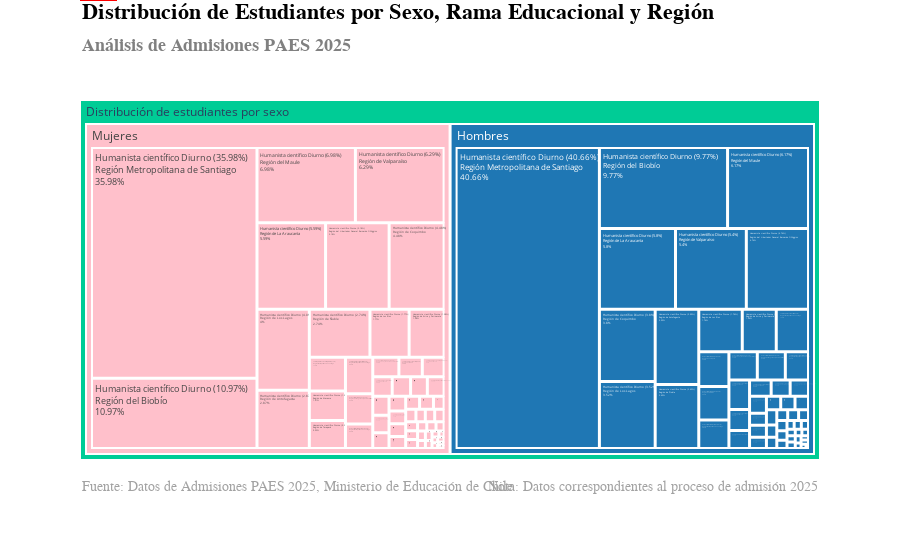

The cell this chart's notebook holds for it:
### Code cell
import pandas as pd
import plotly.express as px
import plotly.graph_objects as go

# Cargar los datos
def cargar_datos(file: str) -> pd.DataFrame:
    return pd.read_csv(file)

# Ruta del archivo CSV
file_path = 'C:/Users/BS/Documents/PAES2025_Admissions_Analysis/data/processed/cleaned_admissions_data_2025.csv'
data = cargar_datos(file_path)

data['sexo'] = data['sexo'].map({1: 'Hombres', 2: 'Mujeres'})

# Definir el mapa de las ramas educacionales
rama_educacional_mapping = {
    'H1': 'Humanista científico Diurno',
    'H2': 'Humanista científico Nocturno',
    'H3': 'Humanista científico - validación de estudios',
    'H4': 'Humanista científico - Reconocimiento de estudios',
    'T1': 'Técnico profesional comercial',
    'T2': 'Técnico profesional Industrial',
    'T3': 'Técnico profesional Servicios y técnica',
    'T4': 'Técnico profesional agrícola',
    'T5': 'Técnico profesional Marítima'
}
data['rama_educacional'] = data['rama_educacional'].map(rama_educacional_mapping)

# Definir el mapa de las regiones
region_mapping = {
    15: 'Región de Arica y Parinacota',
    1: 'Región de Tarapacá',
    2: 'Región de Antofagasta',
    3: 'Región de Atacama',
    4: 'Región de Coquimbo',
    5: 'Región de Valparaíso',
    13: 'Región Metropolitana de Santiago',
    6: 'Región del Libertador General Bernardo O\'Higgins',
    7: 'Región del Maule',
    16: 'Región de Ñuble',
    8: 'Región del Biobío',
    9: 'Región de La Araucanía',
    14: 'Región de Los Ríos',
    10: 'Región de Los Lagos',
    11: 'Región de Aysén del General Carlos Ibáñez del Campo',
    12: 'Región de Magallanes y de la Antártica Chilena'
}
data['codigo_region'] = data['codigo_region'].map(region_mapping)

# Calcular la distribución
def calcular_distribucion(data: pd.DataFrame) -> pd.DataFrame:
    distribution = data.groupby(['sexo', 'rama_educacional', 'codigo_region']).size().reset_index(name='count')
    total_by_sex = distribution.groupby('sexo')['count'].transform('sum')
    distribution['percentage'] = round((distribution['count'] / total_by_sex) * 100, 2)
    distribution['label_with_percentage'] = (distribution['rama_educacional'] + ' (' 
                                             + distribution['percentage'].astype(str) + '%)<br>' 
                                             + distribution['codigo_region'])
    distribution['general_label'] = 'Distribución de estudiantes por sexo'
    return distribution

distribution = calcular_distribucion(data)

# Crear el treemap
def crear_treemap(distribution: pd.DataFrame) -> None:
    color_map = {
        'Hombres': '#1f77b4',  # Azul para hombres
        'Mujeres': 'pink'       # Rosa para mujeres
    }
    fig = px.treemap(distribution, 
                     path=['general_label', 'sexo', 'label_with_percentage'], 
                     values='percentage', 
                     color='sexo', 
                     color_discrete_map=color_map,
                     title='',  # El título se manejará en las anotaciones
                     labels={'percentage': 'Porcentaje'},
                     hover_data={'count': True})
    
    # Ajustar el margen para hacer espacio para el texto superior
    fig.update_layout(
        margin=dict(t=100, b=100),  # Margen superior e inferior
        annotations=[
            # Título principal
            dict(
                x=0, y=1.28,  # Subir el título más arriba
                text="<b>Distribución de Estudiantes por Sexo, Rama Educacional y Región</b>",  # Texto del título en negrita
                showarrow=False,
                font=dict(size=22, color="black", family="Econ Sans Cnd"),
                xref="paper", yref="paper",
                xanchor="left", yanchor="top"
            ),
            # Subtítulo
            dict(
                x=0, y=1.18,  # Bajar el subtítulo más abajo
                text="<b>Análisis de Admisiones PAES 2025</b>",  # Texto del subtítulo en negrita
                showarrow=False,
                font=dict(size=18, color="gray", family="Econ Sans Cnd"),
                xref="paper", yref="paper",
                xanchor="left", yanchor="top"
            ),
            # Fuente y anotaciones inferiores usando la fuente solicitada
            dict(
                x=0, y=-0.1,
                text='Fuente: Datos de Admisiones PAES 2025, Ministerio de Educación de Chile',  # Anotación inferior izquierda
                showarrow=False,
                font=dict(size=14, color="#a2a2a2", family="Econ Sans Cnd"),  # Usa la fuente solicitada
                xref="paper", yref="paper",
                xanchor="left", yanchor="bottom"
            ),
            dict(
                x=1, y=-0.1,
                text="Nota: Datos correspondientes al proceso de admisión 2025",  # Anotación inferior derecha
                showarrow=False,
                font=dict(size=14, color="#a2a2a2", family="Econ Sans Cnd"),  # Usa la fuente solicitada
                xref="paper", yref="paper",
                xanchor="right", yanchor="bottom"
            )
        ],
        shapes=[
            # Línea horizontal en la parte superior
            dict(
                type="line",
                x0=0, y0=1.3, x1=1, y1=1.3,  # Subir la línea más arriba
                line=dict(color="red", width=3),
                xref="paper", yref="paper"
            ),
            # Rectángulo en la parte superior izquierda
            dict(
                type="rect",
                x0=0, y0=1.275, x1=0.05, y1=1.3,  # Subir el rectángulo más arriba
                line=dict(color="red", width=0),
                fillcolor="red",
                xref="paper", yref="paper"
            )
        ]
    )
    
    # Ajustar el tamaño mínimo de los rectángulos y usar el algoritmo "squarify"
    fig.update_traces(marker=dict(line=dict(width=2)),
                      textinfo='label+text+value',
                      textfont_size=12,
                      texttemplate='%{label}<br>%{value}%',
                      tiling=dict(pad=1, squarifyratio=1.0))
    
    fig.show()

# Crear el gráfico
crear_treemap(distribution)

### Figure 1 — Plotly figure (JSON) as saved in the notebook; plotly's stock layout.template omitted (floating-point values rounded to 4 significant figures; data arrays with more than 128 entries replaced by an {"elided": "..."} marker saying what was removed)
{"data": [{"branchvalues": "total", "customdata": {"elided": "114x2 mixed values"}, "domain": {"x": [0, 1], "y": [0, 1]}, "hovertemplate": "labels=%{label}<br>Porcentaje=%{value}<br>parent=%{parent}<br>id=%{id}<br>count=%{customdata[0]}<br>sexo=%{customdata[1]}<extra></extra>", "ids": ["Distribución de estudiantes por sexo/Mujeres/Humanista científico Diurno (0.48%)<br>Región de Aysén del General Carlos Ibáñez del Campo", "Distribución de estudiantes por sexo/Mujeres/Humanista científico Diurno (6.98%)<br>Región del Maule", "Distribución de estudiantes por sexo/Hombres/Humanista científico Diurno (9.77%)<br>Región del Biobío", "Distribución de estudiantes por sexo/Mujeres/Humanista científico Nocturno (0.02%)<br>Región del Libertador General Bernardo O'Higgins", "Distribución de estudiantes por sexo/Mujeres/Humanista científico Nocturno (0.03%)<br>Región de Coquimbo", "Distribución de estudiantes por sexo/Hombres/Humanista científico Nocturno (0.05%)<br>Región de Coquimbo", "Distribución de estudiantes por sexo/Mujeres/Humanista científico Nocturno (0.06%)<br>Región de Los Lagos", "Distribución de estudiantes por sexo/Hombres/Humanista científico Nocturno (0.08%)<br>Región del Libertador General Bernardo O'Higgins", "Distribución de estudiantes por sexo/Hombres/Humanista científico Nocturno (0.1%)<br>Región de La Araucanía", "Distribución de estudiantes por sexo/Hombres/Humanista científico Nocturno (0.1%)<br>Región de Los Lagos", "Distribución de estudiantes por sexo/Mujeres/Humanista científico Nocturno (0.1%)<br>Región del Biobío", "Distribución de estudiantes por sexo/Hombres/Humanista científico Nocturno (0.12%)<br>Región del Biobío", "Distribución de estudiantes por sexo/Mujeres/Humanista científico Diurno (6.29%)<br>Región de Valparaíso", "Distribución de estudiantes por sexo/Mujeres/Humanista científico Nocturno (0.63%)<br>Región Metropolitana de Santiago", "Distribución de estudiantes por sexo/Mujeres/Técnico profesional Industrial (0.03%)<br>Región de La Araucanía", "Distribución de estudiantes por sexo/Mujeres/Técnico profesional Industrial (0.04%)<br>Región de Los Lagos", "Distribución de estudiantes por sexo/Mujeres/Técnico profesional Industrial (0.05%)<br>Región de Coquimbo", "Distribución de estudiantes por sexo/Mujeres/Técnico profesional Industrial (0.1%)<br>Región de Valparaíso", "Distribución de estudiantes por sexo/Mujeres/Técnico profesional Industrial (0.1%)<br>Región del Biobío", "Distribución de estudiantes por sexo/Mujeres/Técnico profesional Industrial (0.11%)<br>Región de Antofagasta", "Distribución de estudiantes por sexo/Mujeres/Técnico profesional Industrial (0.11%)<br>Región de Atacama", "Distribución de estudiantes por sexo/Mujeres/Técnico profesional Industrial (0.17%)<br>Región del Maule", "Distribución de estudiantes por sexo/Hombres/Técnico profesional Industrial (0.18%)<br>Región de La Araucanía", "Distribución de estudiantes por sexo/Hombres/Técnico profesional Industrial (0.18%)<br>Región de Los Lagos", "Distribución de estudiantes por sexo/Hombres/Técnico profesional Industrial (0.19%)<br>Región de Atacama", "Distribución de estudiantes por sexo/Hombres/Humanista científico Nocturno (0.81%)<br>Región Metropolitana de Santiago", "Distribución de estudiantes por sexo/Hombres/Humanista científico Diurno (6.17%)<br>Región del Maule", "Distribución de estudiantes por sexo/Mujeres/Humanista científico Nocturno (0.11%)<br>Región de La Araucanía", "Distribución de estudiantes por sexo/Mujeres/Humanista científico Diurno (5.59%)<br>Región de La Araucanía", "Distribución de estudiantes por sexo/Hombres/Humanista científico Diurno (5.8%)<br>Región de La Araucanía", "Distribución de estudiantes por sexo/Hombres/Humanista científico Diurno (0.76%)<br>Región de Aysén del General Carlos Ibáñez del Campo", "Distribución de estudiantes por sexo/Mujeres/Humanista científico Diurno (0.78%)<br>Región de Magallanes y de la Antártica Chilena", "Distribución de estudiantes por sexo/Hombres/Humanista científico Diurno (0.95%)<br>Región de Atacama", "Distribución de estudiantes por sexo/Mujeres/Humanista científico Diurno (0.95%)<br>Región de Tarapacá", "Distribución de estudiantes por sexo/Hombres/Humanista científico Diurno (0.99%)<br>Región de Tarapacá", "Distribución de estudiantes por sexo/Mujeres/Humanista científico Diurno (1.01%)<br>Región de Atacama", "Distribución de estudiantes por sexo/Hombres/Humanista científico Diurno (1.36%)<br>Región de Arica y Parinacota", "Distribución de estudiantes por sexo/Mujeres/Humanista científico Diurno (1.58%)<br>Región de Arica y Parinacota", "Distribución de estudiantes por sexo/Hombres/Humanista científico Diurno (1.74%)<br>Región de Los Ríos", "Distribución de estudiantes por sexo/Mujeres/Humanista científico Diurno (1.77%)<br>Región de Los Ríos", "Distribución de estudiantes por sexo/Mujeres/Humanista científico Diurno (10.97%)<br>Región del Biobío", "Distribución de estudiantes por sexo/Hombres/Humanista científico Diurno (2.63%)<br>Región de Ñuble", "Distribución de estudiantes por sexo/Hombres/Humanista científico Diurno (0.75%)<br>Región de Magallanes y de la Antártica Chilena", "Distribución de estudiantes por sexo/Hombres/Humanista científico Diurno (4.74%)<br>Región del Libertador General Bernardo O'Higgins", "Distribución de estudiantes por sexo/Mujeres/Humanista científico Diurno (2.87%)<br>Región de Antofagasta", "Distribución de estudiantes por sexo/Hombres/Humanista científico Diurno (3.09%)<br>Región de Antofagasta", "Distribución de estudiantes por sexo/Hombres/Humanista científico Diurno (3.52%)<br>Región de Los Lagos", "Distribución de estudiantes por sexo/Hombres/Humanista científico Diurno (3.8%)<br>Región de Coquimbo", "Distribución de estudiantes por sexo/Mujeres/Humanista científico Diurno (35.98%)<br>Región Metropolitana de Santiago", "Distribución de estudiantes por sexo/Mujeres/Humanista científico Diurno (4.0%)<br>Región de Los Lagos", "Distribución de estudiantes por sexo/Mujeres/Humanista científico Diurno (4.48%)<br>Región de Coquimbo", "Distribución de estudiantes por sexo/Mujeres/Humanista científico Diurno (2.74%)<br>Región de Ñuble", "Distribución de estudiantes por sexo/Hombres/Humanista científico Diurno (40.66%)<br>Región Metropolitana de Santiago", "Distribución de estudiantes por sexo/Mujeres/Humanista científico Diurno (5.18%)<br>Región del Libertador General Bernardo O'Higgins", "Distribución de estudiantes por sexo/Hombres/Humanista científico Diurno (5.4%)<br>Región de Valparaíso", "Distribución de estudiantes por sexo/Hombres/Técnico profesional comercial (0.04%)<br>Región de Los Lagos", "Distribución de estudiantes por sexo/Mujeres/Técnico profesional Servicios y técnica (0.4%)<br>Región del Maule", "Distribución de estudiantes por sexo/Hombres/Técnico profesional comercial (0.05%)<br>Región de Coquimbo", "Distribución de estudiantes por sexo/Hombres/Técnico profesional comercial (0.04%)<br>Región de Ñuble", "Distribución de estudiantes por sexo/Mujeres/Técnico profesional comercial (0.03%)<br>Región de Los Ríos", "Distribución de estudiantes por sexo/Mujeres/Técnico profesional Servicios y técnica (1.15%)<br>Región Metropolitana de Santiago", "Distribución de estudiantes por sexo/Hombres/Técnico profesional agrícola (0.09%)<br>Región de Los Lagos", "Distribución de estudiantes por sexo/Mujeres/Técnico profesional agrícola (0.03%)<br>Región del Maule", "Distribución de estudiantes por sexo/Hombres/Técnico profesional agrícola (0.03%)<br>Región del Maule", "Distribución de estudiantes por sexo/Mujeres/Técnico profesional agrícola (0.02%)<br>Región de Los Lagos", "Distribución de estudiantes por sexo/Hombres/Técnico profesional comercial (0.06%)<br>Región de Valparaíso", "Distribución de estudiantes por sexo/Hombres/Técnico profesional comercial (0.03%)<br>Región de Los Ríos", "Distribución de estudiantes por sexo/Mujeres/Técnico profesional comercial (0.06%)<br>Región de Ñuble", "Distribución de estudiantes por sexo/Hombres/Técnico profesional comercial (0.17%)<br>Región del Libertador General Bernardo O'Higgins", "Distribución de estudiantes por sexo/Hombres/Técnico profesional comercial (0.11%)<br>Región de La Araucanía", "Distribución de estudiantes por sexo/Mujeres/Técnico profesional comercial (0.13%)<br>Región de La Araucanía", "Distribución de estudiantes por sexo/Hombres/Técnico profesional comercial (0.15%)<br>Región de Antofagasta", "Distribución de estudiantes por sexo/Mujeres/Técnico profesional comercial (0.17%)<br>Región de Los Lagos", "Distribución de estudiantes por sexo/Hombres/Técnico profesional comercial (0.18%)<br>Región del Maule", "Distribución de estudiantes por sexo/Mujeres/Técnico profesional comercial (0.2%)<br>Región de Antofagasta", "Distribución de estudiantes por sexo/Mujeres/Técnico profesional comercial (0.27%)<br>Región de Coquimbo", "Distribución de estudiantes por sexo/Hombres/Técnico profesional comercial (0.33%)<br>Región del Biobío", "Distribución de estudiantes por sexo/Mujeres/Técnico profesional comercial (0.34%)<br>Región del Libertador General Bernardo O'Higgins", "Distribución de estudiantes por sexo/Mujeres/Técnico profesional comercial (0.36%)<br>Región del Maule", "Distribución de estudiantes por sexo/Mujeres/Técnico profesional comercial (0.43%)<br>Región del Biobío", "Distribución de estudiantes por sexo/Mujeres/Técnico profesional comercial (0.07%)<br>Región de Valparaíso", "Distribución de estudiantes por sexo/Mujeres/Técnico profesional Servicios y técnica (0.31%)<br>Región de La Araucanía", "Distribución de estudiantes por sexo/Hombres/Técnico profesional Industrial (0.19%)<br>Región de Coquimbo", "Distribución de estudiantes por sexo/Hombres/Técnico profesional Servicios y técnica (0.28%)<br>Región Metropolitana de Santiago", "Distribución de estudiantes por sexo/Hombres/Técnico profesional comercial (0.62%)<br>Región Metropolitana de Santiago", "Distribución de estudiantes por sexo/Mujeres/Técnico profesional Industrial (0.23%)<br>Región del Libertador General Bernardo O'Higgins", "Distribución de estudiantes por sexo/Hombres/Técnico profesional Industrial (0.27%)<br>Región de Valparaíso", "Distribución de estudiantes por sexo/Hombres/Técnico profesional Industrial (0.29%)<br>Región de Antofagasta", "Distribución de estudiantes por sexo/Mujeres/Técnico profesional Industrial (0.31%)<br>Región Metropolitana de Santiago", "Distribución de estudiantes por sexo/Hombres/Técnico profesional Industrial (0.35%)<br>Región del Libertador General Bernardo O'Higgins", "Distribución de estudiantes por sexo/Hombres/Técnico profesional Industrial (0.41%)<br>Región del Maule", "Distribución de estudiantes por sexo/Hombres/Técnico profesional Industrial (0.57%)<br>Región del Biobío", "Distribución de estudiantes por sexo/Hombres/Técnico profesional Industrial (1.29%)<br>Región Metropolitana de Santiago", "Distribución de estudiantes por sexo/Hombres/Técnico profesional Servicios y técnica (0.01%)<br>Región del Biobío", "Distribución de estudiantes por sexo/Hombres/Técnico profesional Servicios y técnica (0.02%)<br>Región de Antofagasta", "Distribución de estudiantes por sexo/Hombres/Técnico profesional Servicios y técnica (0.03%)<br>Región de Ñuble", "Distribución de estudiantes por sexo/Hombres/Técnico profesional Servicios y técnica (0.04%)<br>Región de Tarapacá", "Distribución de estudiantes por sexo/Hombres/Técnico profesional Servicios y técnica (0.05%)<br>Región de Los Lagos", "Distribución de estudiantes por sexo/Hombres/Técnico profesional Servicios y técnica (0.06%)<br>Región de Los Ríos", "Distribución de estudiantes por sexo/Hombres/Técnico profesional Servicios y técnica (0.06%)<br>Región del Libertador General Bernardo O'Higgins", "Distribución de estudiantes por sexo/Mujeres/Técnico profesional Servicios y técnica (0.07%)<br>Región de Valparaíso", "Distribución de estudiantes por sexo/Mujeres/Técnico profesional Servicios y técnica (0.08%)<br>Región de Antofagasta", "Distribución de estudiantes por sexo/Mujeres/Técnico profesional Servicios y técnica (0.08%)<br>Región de Los Ríos", "Distribución de estudiantes por sexo/Hombres/Técnico profesional Servicios y técnica (0.11%)<br>Región de La Araucanía", "Distribución de estudiantes por sexo/Hombres/Técnico profesional Servicios y técnica (0.11%)<br>Región del Maule", "Distribución de estudiantes por sexo/Mujeres/Técnico profesional Servicios y técnica (0.12%)<br>Región de Ñuble", "Distribución de estudiantes por sexo/Mujeres/Técnico profesional Servicios y técnica (0.19%)<br>Región de Tarapacá", "Distribución de estudiantes por sexo/Mujeres/Técnico profesional Servicios y técnica (0.2%)<br>Región de Los Lagos", "Distribución de estudiantes por sexo/Mujeres/Técnico profesional Servicios y técnica (0.24%)<br>Región del Biobío", "Distribución de estudiantes por sexo/Mujeres/Técnico profesional Servicios y técnica (0.29%)<br>Región del Libertador General Bernardo O'Higgins", "Distribución de estudiantes por sexo/Mujeres/Técnico profesional comercial (0.94%)<br>Región Metropolitana de Santiago", "Distribución de estudiantes por sexo/Hombres", "Distribución de estudiantes por sexo/Mujeres", "Distribución de estudiantes por sexo"], "labels": ["Humanista científico Diurno (0.48%)<br>Región de Aysén del General Carlos Ibáñez del Campo", "Humanista científico Diurno (6.98%)<br>Región del Maule", "Humanista científico Diurno (9.77%)<br>Región del Biobío", "Humanista científico Nocturno (0.02%)<br>Región del Libertador General Bernardo O'Higgins", "Humanista científico Nocturno (0.03%)<br>Región de Coquimbo", "Humanista científico Nocturno (0.05%)<br>Región de Coquimbo", "Humanista científico Nocturno (0.06%)<br>Región de Los Lagos", "Humanista científico Nocturno (0.08%)<br>Región del Libertador General Bernardo O'Higgins", "Humanista científico Nocturno (0.1%)<br>Región de La Araucanía", "Humanista científico Nocturno (0.1%)<br>Región de Los Lagos", "Humanista científico Nocturno (0.1%)<br>Región del Biobío", "Humanista científico Nocturno (0.12%)<br>Región del Biobío", "Humanista científico Diurno (6.29%)<br>Región de Valparaíso", "Humanista científico Nocturno (0.63%)<br>Región Metropolitana de Santiago", "Técnico profesional Industrial (0.03%)<br>Región de La Araucanía", "Técnico profesional Industrial (0.04%)<br>Región de Los Lagos", "Técnico profesional Industrial (0.05%)<br>Región de Coquimbo", "Técnico profesional Industrial (0.1%)<br>Región de Valparaíso", "Técnico profesional Industrial (0.1%)<br>Región del Biobío", "Técnico profesional Industrial (0.11%)<br>Región de Antofagasta", "Técnico profesional Industrial (0.11%)<br>Región de Atacama", "Técnico profesional Industrial (0.17%)<br>Región del Maule", "Técnico profesional Industrial (0.18%)<br>Región de La Araucanía", "Técnico profesional Industrial (0.18%)<br>Región de Los Lagos", "Técnico profesional Industrial (0.19%)<br>Región de Atacama", "Humanista científico Nocturno (0.81%)<br>Región Metropolitana de Santiago", "Humanista científico Diurno (6.17%)<br>Región del Maule", "Humanista científico Nocturno (0.11%)<br>Región de La Araucanía", "Humanista científico Diurno (5.59%)<br>Región de La Araucanía", "Humanista científico Diurno (5.8%)<br>Región de La Araucanía", "Humanista científico Diurno (0.76%)<br>Región de Aysén del General Carlos Ibáñez del Campo", "Humanista científico Diurno (0.78%)<br>Región de Magallanes y de la Antártica Chilena", "Humanista científico Diurno (0.95%)<br>Región de Atacama", "Humanista científico Diurno (0.95%)<br>Región de Tarapacá", "Humanista científico Diurno (0.99%)<br>Región de Tarapacá", "Humanista científico Diurno (1.01%)<br>Región de Atacama", "Humanista científico Diurno (1.36%)<br>Región de Arica y Parinacota", "Humanista científico Diurno (1.58%)<br>Región de Arica y Parinacota", "Humanista científico Diurno (1.74%)<br>Región de Los Ríos", "Humanista científico Diurno (1.77%)<br>Región de Los Ríos", "Humanista científico Diurno (10.97%)<br>Región del Biobío", "Humanista científico Diurno (2.63%)<br>Región de Ñuble", "Humanista científico Diurno (0.75%)<br>Región de Magallanes y de la Antártica Chilena", "Humanista científico Diurno (4.74%)<br>Región del Libertador General Bernardo O'Higgins", "Humanista científico Diurno (2.87%)<br>Región de Antofagasta", "Humanista científico Diurno (3.09%)<br>Región de Antofagasta", "Humanista científico Diurno (3.52%)<br>Región de Los Lagos", "Humanista científico Diurno (3.8%)<br>Región de Coquimbo", "Humanista científico Diurno (35.98%)<br>Región Metropolitana de Santiago", "Humanista científico Diurno (4.0%)<br>Región de Los Lagos", "Humanista científico Diurno (4.48%)<br>Región de Coquimbo", "Humanista científico Diurno (2.74%)<br>Región de Ñuble", "Humanista científico Diurno (40.66%)<br>Región Metropolitana de Santiago", "Humanista científico Diurno (5.18%)<br>Región del Libertador General Bernardo O'Higgins", "Humanista científico Diurno (5.4%)<br>Región de Valparaíso", "Técnico profesional comercial (0.04%)<br>Región de Los Lagos", "Técnico profesional Servicios y técnica (0.4%)<br>Región del Maule", "Técnico profesional comercial (0.05%)<br>Región de Coquimbo", "Técnico profesional comercial (0.04%)<br>Región de Ñuble", "Técnico profesional comercial (0.03%)<br>Región de Los Ríos", "Técnico profesional Servicios y técnica (1.15%)<br>Región Metropolitana de Santiago", "Técnico profesional agrícola (0.09%)<br>Región de Los Lagos", "Técnico profesional agrícola (0.03%)<br>Región del Maule", "Técnico profesional agrícola (0.03%)<br>Región del Maule", "Técnico profesional agrícola (0.02%)<br>Región de Los Lagos", "Técnico profesional comercial (0.06%)<br>Región de Valparaíso", "Técnico profesional comercial (0.03%)<br>Región de Los Ríos", "Técnico profesional comercial (0.06%)<br>Región de Ñuble", "Técnico profesional comercial (0.17%)<br>Región del Libertador General Bernardo O'Higgins", "Técnico profesional comercial (0.11%)<br>Región de La Araucanía", "Técnico profesional comercial (0.13%)<br>Región de La Araucanía", "Técnico profesional comercial (0.15%)<br>Región de Antofagasta", "Técnico profesional comercial (0.17%)<br>Región de Los Lagos", "Técnico profesional comercial (0.18%)<br>Región del Maule", "Técnico profesional comercial (0.2%)<br>Región de Antofagasta", "Técnico profesional comercial (0.27%)<br>Región de Coquimbo", "Técnico profesional comercial (0.33%)<br>Región del Biobío", "Técnico profesional comercial (0.34%)<br>Región del Libertador General Bernardo O'Higgins", "Técnico profesional comercial (0.36%)<br>Región del Maule", "Técnico profesional comercial (0.43%)<br>Región del Biobío", "Técnico profesional comercial (0.07%)<br>Región de Valparaíso", "Técnico profesional Servicios y técnica (0.31%)<br>Región de La Araucanía", "Técnico profesional Industrial (0.19%)<br>Región de Coquimbo", "Técnico profesional Servicios y técnica (0.28%)<br>Región Metropolitana de Santiago", "Técnico profesional comercial (0.62%)<br>Región Metropolitana de Santiago", "Técnico profesional Industrial (0.23%)<br>Región del Libertador General Bernardo O'Higgins", "Técnico profesional Industrial (0.27%)<br>Región de Valparaíso", "Técnico profesional Industrial (0.29%)<br>Región de Antofagasta", "Técnico profesional Industrial (0.31%)<br>Región Metropolitana de Santiago", "Técnico profesional Industrial (0.35%)<br>Región del Libertador General Bernardo O'Higgins", "Técnico profesional Industrial (0.41%)<br>Región del Maule", "Técnico profesional Industrial (0.57%)<br>Región del Biobío", "Técnico profesional Industrial (1.29%)<br>Región Metropolitana de Santiago", "Técnico profesional Servicios y técnica (0.01%)<br>Región del Biobío", "Técnico profesional Servicios y técnica (0.02%)<br>Región de Antofagasta", "Técnico profesional Servicios y técnica (0.03%)<br>Región de Ñuble", "Técnico profesional Servicios y técnica (0.04%)<br>Región de Tarapacá", "Técnico profesional Servicios y técnica (0.05%)<br>Región de Los Lagos", "Técnico profesional Servicios y técnica (0.06%)<br>Región de Los Ríos", "Técnico profesional Servicios y técnica (0.06%)<br>Región del Libertador General Bernardo O'Higgins", "Técnico profesional Servicios y técnica (0.07%)<br>Región de Valparaíso", "Técnico profesional Servicios y técnica (0.08%)<br>Región de Antofagasta", "Técnico profesional Servicios y técnica (0.08%)<br>Región de Los Ríos", "Técnico profesional Servicios y técnica (0.11%)<br>Región de La Araucanía", "Técnico profesional Servicios y técnica (0.11%)<br>Región del Maule", "Técnico profesional Servicios y técnica (0.12%)<br>Región de Ñuble", "Técnico profesional Servicios y técnica (0.19%)<br>Región de Tarapacá", "Técnico profesional Servicios y técnica (0.2%)<br>Región de Los Lagos", "Técnico profesional Servicios y técnica (0.24%)<br>Región del Biobío", "Técnico profesional Servicios y técnica (0.29%)<br>Región del Libertador General Bernardo O'Higgins", "Técnico profesional comercial (0.94%)<br>Región Metropolitana de Santiago", "Hombres", "Mujeres", "Distribución de estudiantes por sexo"], "marker": {"colors": ["pink", "pink", "#1f77b4", "pink", "pink", "#1f77b4", "pink", "#1f77b4", "#1f77b4", "#1f77b4", "pink", "#1f77b4", "pink", "pink", "pink", "pink", "pink", "pink", "pink", "pink", "pink", "pink", "#1f77b4", "#1f77b4", "#1f77b4", "#1f77b4", "#1f77b4", "pink", "pink", "#1f77b4", "#1f77b4", "pink", "#1f77b4", "pink", "#1f77b4", "pink", "#1f77b4", "pink", "#1f77b4", "pink", "pink", "#1f77b4", "#1f77b4", "#1f77b4", "pink", "#1f77b4", "#1f77b4", "#1f77b4", "pink", "pink", "pink", "pink", "#1f77b4", "pink", "#1f77b4", "#1f77b4", "pink", "#1f77b4", "#1f77b4", "pink", "pink", "#1f77b4", "pink", "#1f77b4", "pink", "#1f77b4", "#1f77b4", "pink", "#1f77b4", "#1f77b4", "pink", "#1f77b4", "pink", "#1f77b4", "pink", "pink", "#1f77b4", "pink", "pink", "pink", "pink", "pink", "#1f77b4", "#1f77b4", "#1f77b4", "pink", "#1f77b4", "#1f77b4", "pink", "#1f77b4", "#1f77b4", "#1f77b4", "#1f77b4", "#1f77b4", "#1f77b4", "#1f77b4", "#1f77b4", "#1f77b4", "#1f77b4", "#1f77b4", "pink", "pink", "pink", "#1f77b4", "#1f77b4", "pink", "pink", "pink", "pink", "pink", "pink", "#1f77b4", "pink", "#00cc96"], "line": {"width": 2}}, "name": "", "parents": ["Distribución de estudiantes por sexo/Mujeres", "Distribución de estudiantes por sexo/Mujeres", "Distribución de estudiantes por sexo/Hombres", "Distribución de estudiantes por sexo/Mujeres", "Distribución de estudiantes por sexo/Mujeres", "Distribución de estudiantes por sexo/Hombres", "Distribución de estudiantes por sexo/Mujeres", "Distribución de estudiantes por sexo/Hombres", "Distribución de estudiantes por sexo/Hombres", "Distribución de estudiantes por sexo/Hombres", "Distribución de estudiantes por sexo/Mujeres", "Distribución de estudiantes por sexo/Hombres", "Distribución de estudiantes por sexo/Mujeres", "Distribución de estudiantes por sexo/Mujeres", "Distribución de estudiantes por sexo/Mujeres", "Distribución de estudiantes por sexo/Mujeres", "Distribución de estudiantes por sexo/Mujeres", "Distribución de estudiantes por sexo/Mujeres", "Distribución de estudiantes por sexo/Mujeres", "Distribución de estudiantes por sexo/Mujeres", "Distribución de estudiantes por sexo/Mujeres", "Distribución de estudiantes por sexo/Mujeres", "Distribución de estudiantes por sexo/Hombres", "Distribución de estudiantes por sexo/Hombres", "Distribución de estudiantes por sexo/Hombres", "Distribución de estudiantes por sexo/Hombres", "Distribución de estudiantes por sexo/Hombres", "Distribución de estudiantes por sexo/Mujeres", "Distribución de estudiantes por sexo/Mujeres", "Distribución de estudiantes por sexo/Hombres", "Distribución de estudiantes por sexo/Hombres", "Distribución de estudiantes por sexo/Mujeres", "Distribución de estudiantes por sexo/Hombres", "Distribución de estudiantes por sexo/Mujeres", "Distribución de estudiantes por sexo/Hombres", "Distribución de estudiantes por sexo/Mujeres", "Distribución de estudiantes por sexo/Hombres", "Distribución de estudiantes por sexo/Mujeres", "Distribución de estudiantes por sexo/Hombres", "Distribución de estudiantes por sexo/Mujeres", "Distribución de estudiantes por sexo/Mujeres", "Distribución de estudiantes por sexo/Hombres", "Distribución de estudiantes por sexo/Hombres", "Distribución de estudiantes por sexo/Hombres", "Distribución de estudiantes por sexo/Mujeres", "Distribución de estudiantes por sexo/Hombres", "Distribución de estudiantes por sexo/Hombres", "Distribución de estudiantes por sexo/Hombres", "Distribución de estudiantes por sexo/Mujeres", "Distribución de estudiantes por sexo/Mujeres", "Distribución de estudiantes por sexo/Mujeres", "Distribución de estudiantes por sexo/Mujeres", "Distribución de estudiantes por sexo/Hombres", "Distribución de estudiantes por sexo/Mujeres", "Distribución de estudiantes por sexo/Hombres", "Distribución de estudiantes por sexo/Hombres", "Distribución de estudiantes por sexo/Mujeres", "Distribución de estudiantes por sexo/Hombres", "Distribución de estudiantes por sexo/Hombres", "Distribución de estudiantes por sexo/Mujeres", "Distribución de estudiantes por sexo/Mujeres", "Distribución de estudiantes por sexo/Hombres", "Distribución de estudiantes por sexo/Mujeres", "Distribución de estudiantes por sexo/Hombres", "Distribución de estudiantes por sexo/Mujeres", "Distribución de estudiantes por sexo/Hombres", "Distribución de estudiantes por sexo/Hombres", "Distribución de estudiantes por sexo/Mujeres", "Distribución de estudiantes por sexo/Hombres", "Distribución de estudiantes por sexo/Hombres", "Distribución de estudiantes por sexo/Mujeres", "Distribución de estudiantes por sexo/Hombres", "Distribución de estudiantes por sexo/Mujeres", "Distribución de estudiantes por sexo/Hombres", "Distribución de estudiantes por sexo/Mujeres", "Distribución de estudiantes por sexo/Mujeres", "Distribución de estudiantes por sexo/Hombres", "Distribución de estudiantes por sexo/Mujeres", "Distribución de estudiantes por sexo/Mujeres", "Distribución de estudiantes por sexo/Mujeres", "Distribución de estudiantes por sexo/Mujeres", "Distribución de estudiantes por sexo/Mujeres", "Distribución de estudiantes por sexo/Hombres", "Distribución de estudiantes por sexo/Hombres", "Distribución de estudiantes por sexo/Hombres", "Distribución de estudiantes por sexo/Mujeres", "Distribución de estudiantes por sexo/Hombres", "Distribución de estudiantes por sexo/Hombres", "Distribución de estudiantes por sexo/Mujeres", "Distribución de estudiantes por sexo/Hombres", "Distribución de estudiantes por sexo/Hombres", "Distribución de estudiantes por sexo/Hombres", "Distribución de estudiantes por sexo/Hombres", "Distribución de estudiantes por sexo/Hombres", "Distribución de estudiantes por sexo/Hombres", "Distribución de estudiantes por sexo/Hombres", "Distribución de estudiantes por sexo/Hombres", "Distribución de estudiantes por sexo/Hombres", "Distribución de estudiantes por sexo/Hombres", "Distribución de estudiantes por sexo/Hombres", "Distribución de estudiantes por sexo/Mujeres", "Distribución de estudiantes por sexo/Mujeres", "Distribución de estudiantes por sexo/Mujeres", "Distribución de estudiantes por sexo/Hombres", "Distribución de estudiantes por sexo/Hombres", "Distribución de estudiantes por sexo/Mujeres", "Distribución de estudiantes por sexo/Mujeres", "Distribución de estudiantes por sexo/Mujeres", "Distribución de estudiantes por sexo/Mujeres", "Distribución de estudiantes por sexo/Mujeres", "Distribución de estudiantes por sexo/Mujeres", "Distribución de estudiantes por sexo", "Distribución de estudiantes por sexo", ""], "textfont": {"size": 12}, "textinfo": "label+text+value", "texttemplate": "%{label}<br>%{value}%", "tiling": {"pad": 1, "squarifyratio": 1}, "type": "treemap", "values": [0.48, 6.98, 9.77, 0.02, 0.03, 0.05, 0.06, 0.08, 0.1, 0.1, 0.1, 0.12, 6.29, 0.63, 0.03, 0.04, 0.05, 0.1, 0.1, 0.11, 0.11, 0.17, 0.18, 0.18, 0.19, 0.81, 6.17, 0.11, 5.59, 5.8, 0.76, 0.78, 0.95, 0.95, 0.99, 1.01, 1.36, 1.58, 1.74, 1.77, 10.97, 2.63, 0.75, 4.74, 2.87, 3.09, 3.52, 3.8, 35.98, 4, 4.48, 2.74, 40.66, 5.18, 5.4, 0.04, 0.4, 0.05, 0.04, 0.03, 1.15, 0.09, 0.03, 0.03, 0.02, 0.06, 0.03, 0.06, 0.17, 0.11, 0.13, 0.15, 0.17, 0.18, 0.2, 0.27, 0.33, 0.34, 0.36, 0.43, 0.07, 0.31, 0.19, 0.28, 0.62, 0.23, 0.27, 0.29, 0.31, 0.35, 0.41, 0.57, 1.29, 0.01, 0.02, 0.03, 0.04, 0.05, 0.06, 0.06, 0.07, 0.08, 0.08, 0.11, 0.11, 0.12, 0.19, 0.2, 0.24, 0.29, 0.94, 99.98, 100.0, 200.0]}], "layout": {"annotations": [{"font": {"color": "black", "family": "Econ Sans Cnd", "size": 22}, "showarrow": false, "text": "<b>Distribución de Estudiantes por Sexo, Rama Educacional y Región</b>", "x": 0, "xanchor": "left", "xref": "paper", "y": 1.28, "yanchor": "top", "yref": "paper"}, {"font": {"color": "gray", "family": "Econ Sans Cnd", "size": 18}, "showarrow": false, "text": "<b>Análisis de Admisiones PAES 2025</b>", "x": 0, "xanchor": "left", "xref": "paper", "y": 1.18, "yanchor": "top", "yref": "paper"}, {"font": {"color": "#a2a2a2", "family": "Econ Sans Cnd", "size": 14}, "showarrow": false, "text": "Fuente: Datos de Admisiones PAES 2025, Ministerio de Educación de Chile", "x": 0, "xanchor": "left", "xref": "paper", "y": -0.1, "yanchor": "bottom", "yref": "paper"}, {"font": {"color": "#a2a2a2", "family": "Econ Sans Cnd", "size": 14}, "showarrow": false, "text": "Nota: Datos correspondientes al proceso de admisión 2025", "x": 1, "xanchor": "right", "xref": "paper", "y": -0.1, "yanchor": "bottom", "yref": "paper"}], "legend": {"tracegroupgap": 0}, "margin": {"b": 100, "t": 100}, "shapes": [{"line": {"color": "red", "width": 3}, "type": "line", "x0": 0, "x1": 1, "xref": "paper", "y0": 1.3, "y1": 1.3, "yref": "paper"}, {"fillcolor": "red", "line": {"color": "red", "width": 0}, "type": "rect", "x0": 0, "x1": 0.05, "xref": "paper", "y0": 1.275, "y1": 1.3, "yref": "paper"}]}}
